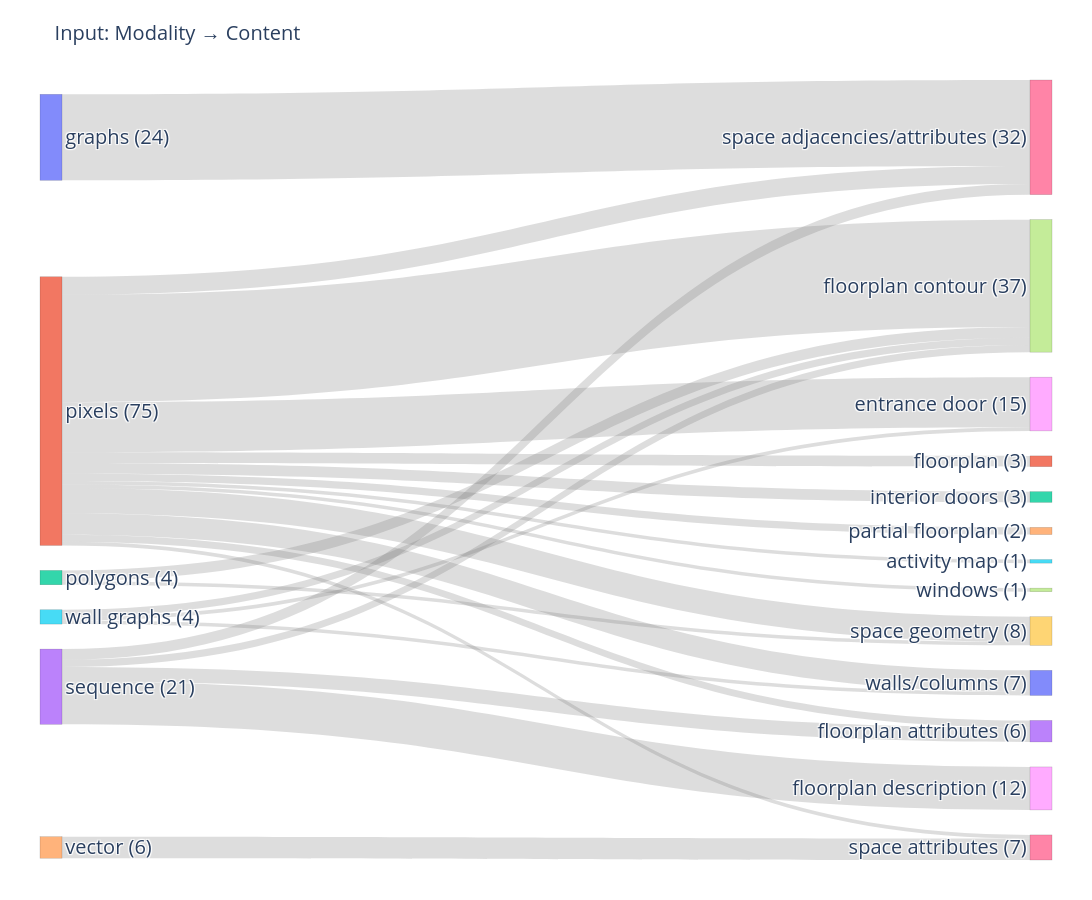

Notebook source saved alongside this figure:
### Markdown cell above
# INPUT: MODALITY / CONTENT

### Code cell
plot_sankey_input_modality_content(df_model)

### Figure 1 — Plotly figure (JSON) as saved in the notebook; plotly's stock layout.template omitted (floating-point values rounded to 4 significant figures)
{"data": [{"arrangement": "snap", "link": {"color": "rgba(120,120,120,0.25)", "source": [0, 1, 1, 1, 1, 1, 1, 1, 1, 1, 1, 1, 1, 2, 2, 3, 3, 3, 3, 4, 5, 5, 5], "target": [6, 7, 8, 9, 10, 6, 11, 12, 13, 14, 15, 16, 17, 7, 9, 18, 13, 6, 7, 16, 7, 8, 10], "value": [24, 30, 14, 7, 6, 5, 3, 3, 2, 2, 1, 1, 1, 3, 1, 12, 4, 3, 2, 6, 2, 1, 1]}, "node": {"label": ["graphs (24)", "pixels (75)", "polygons (4)", "sequence (21)", "vector (6)", "wall graphs (4)", "space adjacencies/attributes (32)", "floorplan contour (37)", "entrance door (15)", "space geometry (8)", "walls/columns (7)", "floorplan (3)", "interior doors (3)", "floorplan attributes (6)", "partial floorplan (2)", "activity map (1)", "space attributes (7)", "windows (1)", "floorplan description (12)"], "line": {"color": "rgba(0,0,0,0.25)", "width": 0.5}, "pad": 25, "thickness": 22}, "type": "sankey"}], "layout": {"font": {"size": 20}, "height": 900, "margin": {"b": 40, "l": 40, "r": 40, "t": 80}, "title": {"font": {"size": 20}, "text": "Input: Modality → Content"}, "width": 1400}}
